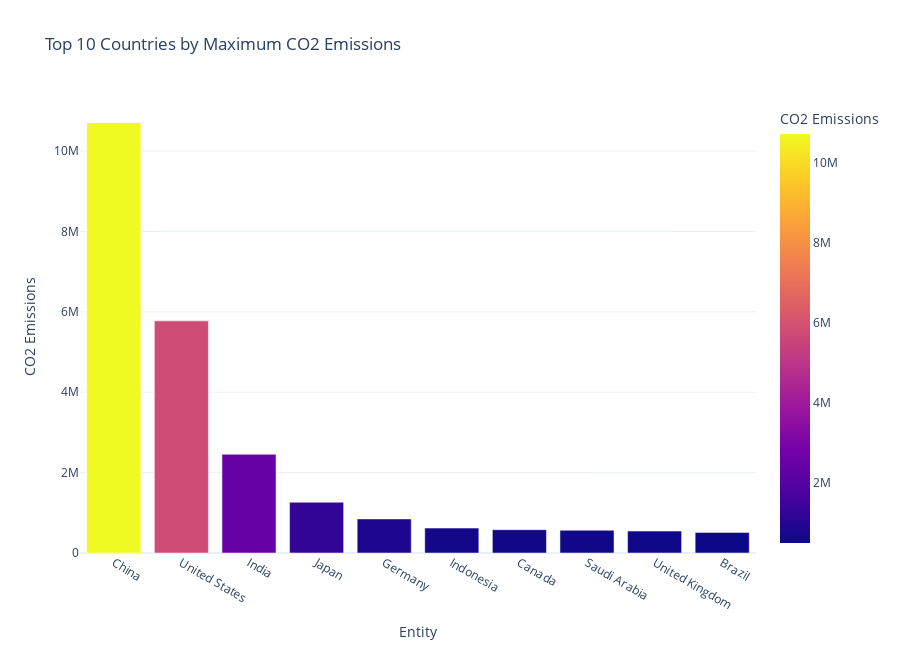

The code cell stored with this chart in its notebook:
### Markdown cell above
## EDA

### Code cell
# Calculate the maximum 'CO2' emissions for each 'Country' category and sort in descending order
max_co2 = df1.groupby('Entity')['CO2'].max().reset_index()
max_co2 = max_co2.sort_values(by='CO2', ascending=False)

# Select the top 10 'Country' categories with the highest maximum 'CO2' emissions
top_10_high_co2 = max_co2.head(10)

# Create a bar plot using Plotly Express
fig = px.bar(
    top_10_high_co2,  # DataFrame containing the data
    x='Entity',  # x-values: 'Country' categories
    y='CO2',  # y-values: maximum 'CO2' emissions
    color='CO2',  # Color the bars based on the indices
    title='Top 10 Countries by Maximum CO2 Emissions',  # Set the title of the plot
    labels={'Country': 'Country', 'CO2': 'CO2 Emissions'},  # Customize labels
    template='plotly_white'  # Use a white template for the plot
)

# Set the height of the plot
fig.update_layout(height=650)

# Display the plot
fig.show()

### Figure 1 — Plotly figure (JSON) as saved in the notebook; plotly's stock layout.template omitted (floating-point values rounded to 4 significant figures)
{"data": [{"alignmentgroup": "True", "hovertemplate": "Entity=%{x}<br>CO2 Emissions=%{marker.color}<extra></extra>", "legendgroup": "", "marker": {"color": [10710000.0, 5775810, 2456000.0, 1263000.0, 847680, 619800.0, 580200.0, 565200.0, 545260, 511600.0], "coloraxis": "coloraxis", "pattern": {"shape": ""}}, "name": "", "offsetgroup": "", "orientation": "v", "showlegend": false, "textposition": "auto", "type": "bar", "x": ["China", "United States", "India", "Japan", "Germany", "Indonesia", "Canada", "Saudi Arabia", "United Kingdom", "Brazil"], "xaxis": "x", "y": [10710000.0, 5775810, 2456000.0, 1263000.0, 847680, 619800.0, 580200.0, 565200.0, 545260, 511600.0], "yaxis": "y"}], "layout": {"barmode": "relative", "coloraxis": {"colorbar": {"title": {"text": "CO2 Emissions"}}, "colorscale": [[0, "#0d0887"], [0.1111, "#46039f"], [0.2222, "#7201a8"], [0.3333, "#9c179e"], [0.4444, "#bd3786"], [0.5556, "#d8576b"], [0.6667, "#ed7953"], [0.7778, "#fb9f3a"], [0.8889, "#fdca26"], [1, "#f0f921"]]}, "height": 650, "legend": {"tracegroupgap": 0}, "title": {"text": "Top 10 Countries by Maximum CO2 Emissions"}, "xaxis": {"anchor": "y", "domain": [0, 1], "title": {"text": "Entity"}}, "yaxis": {"anchor": "x", "domain": [0, 1], "title": {"text": "CO2 Emissions"}}}}
